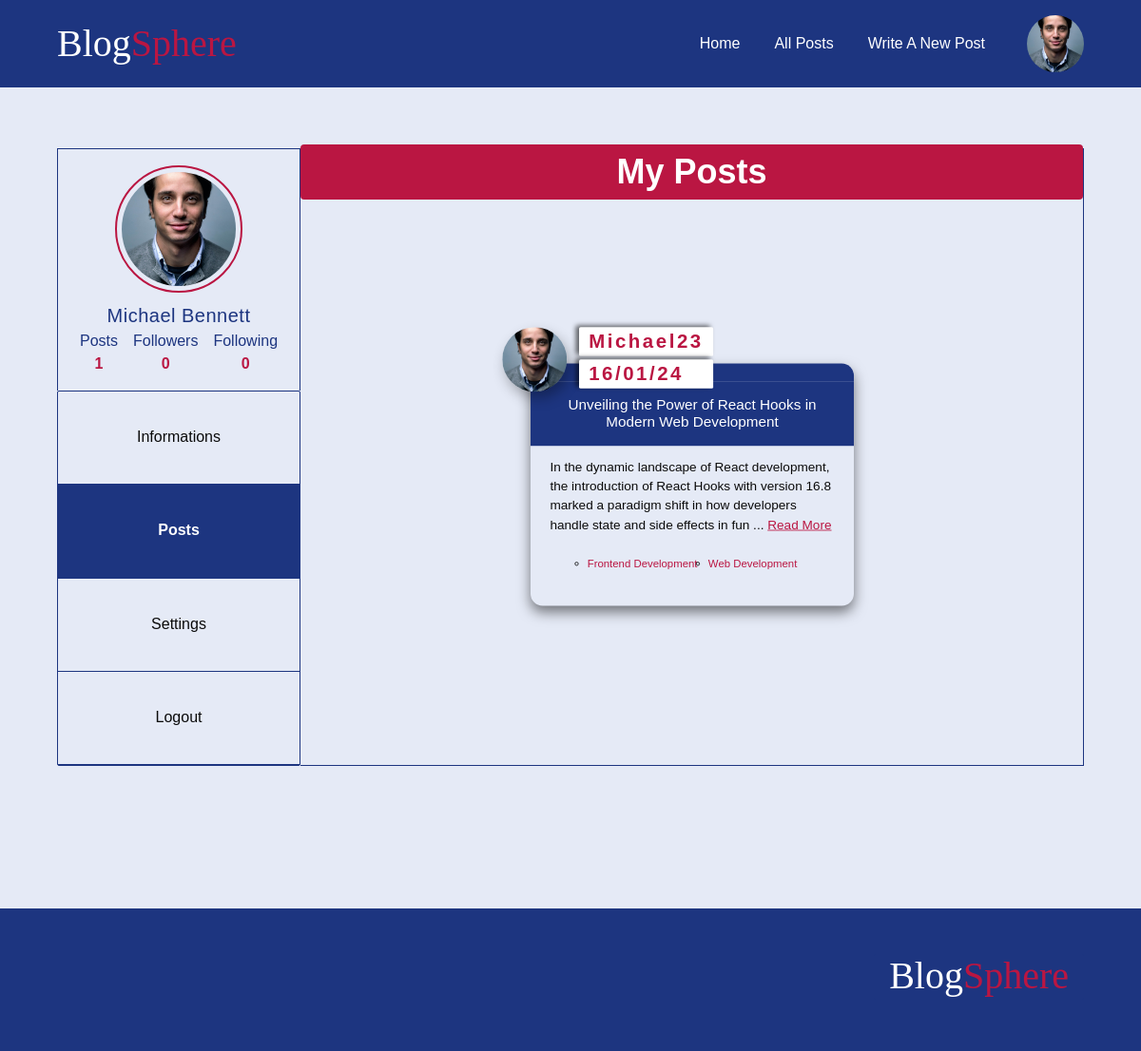
The app's page /account/MyProfile/?tab=posts (signed in), older data.
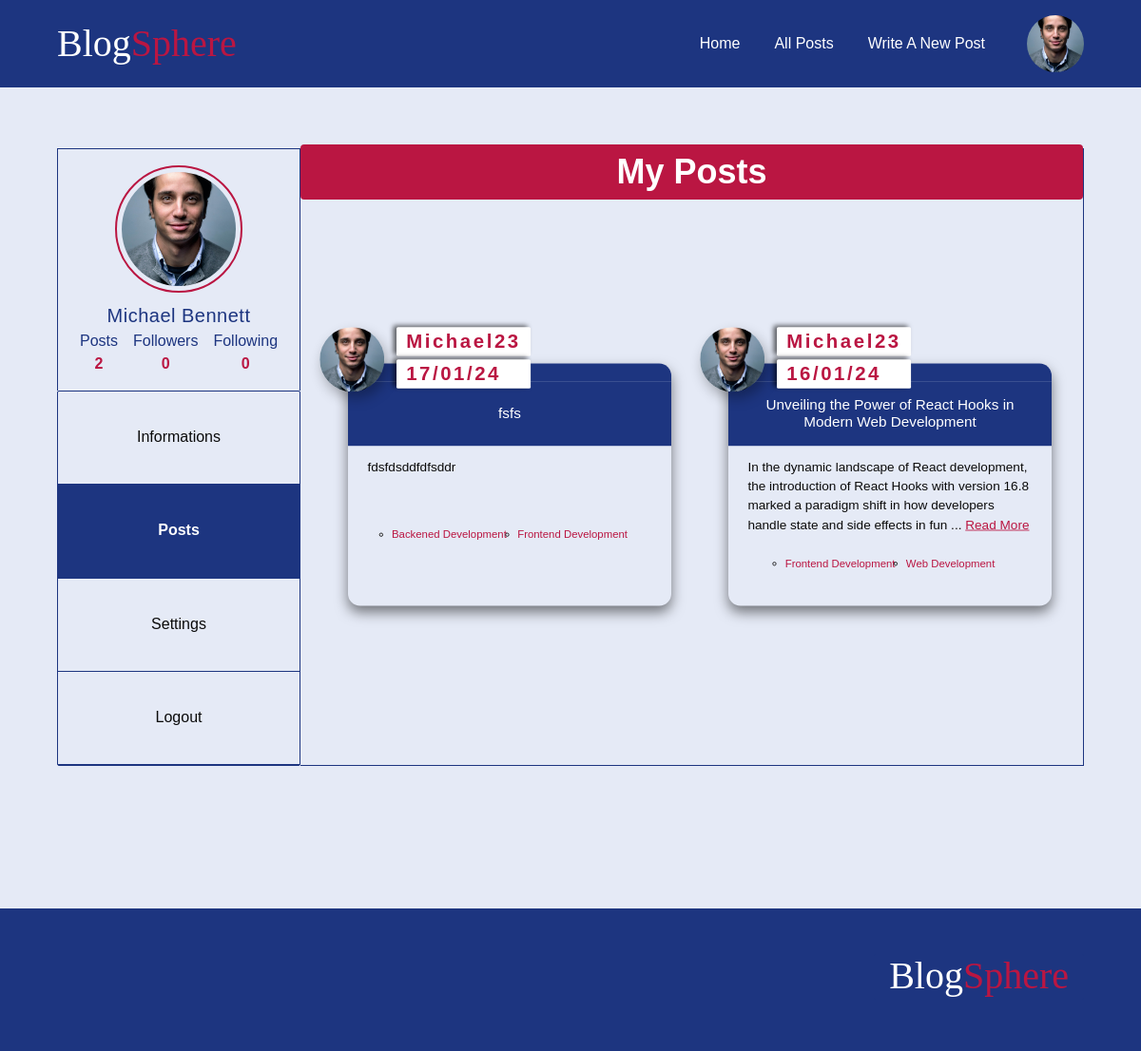
The same page, newer data.
### blog/models.py (models this page shows, shortened)
class Navigation(models.Model):
    text= models.CharField(max_length=100)
    destination= models.CharField(max_length=100)

class Post(models.Model):
    title = models.CharField(max_length=100)
    author = models.ForeignKey(User,  on_delete=models.CASCADE)
    body = models.TextField()
    created_at = models.DateField(auto_now=True)
    tags = models.ManyToManyField(Tag)
    slug = models.SlugField(unique=True, editable= False, blank= True, db_index=True, default='')
    comments = models.ManyToManyField('Comment')
    class Meta:
        ordering = ['-created_at']

class Tag(models.Model):
    name = models.CharField(max_length=100)
    def __str__(self):
        return f'{self.name}'

### accounts/models.py (models this page shows, shortened)
class Profile(models.Model):
    MALE = 'M'
    FEMALE = 'F'
    OTHER = 'O'
    GENDER_CHOICES = [
        (MALE, 'Male'),
        (FEMALE, 'Female'),
        (OTHER, 'Other'),
    ]
    user = models.OneToOneField(User, on_delete=models.CASCADE)
    bio = models.TextField(blank=True,null=True,  max_length = 400)
    profile_pic = models.ImageField( blank=True, null=True)
    gender = models.CharField(null=True,  max_length=1,choices=GENDER_CHOICES, default= MALE)
    birthday = models.DateField(null=True, blank = True, default=default_date)
    job = models.CharField(blank=True, null=True,  max_length = 400)
    first_name = models.CharField(null=True, blank=True, max_length=100)
    last_name = models.CharField(null=True, blank=True, max_length=100)
    email = models.EmailField(null=True, blank=True,  max_length=254)
    full_name = models.CharField(null=True, max_length = 200, blank= True)
    country = models.CharField(null=True, blank=True, max_length=100)
    city = models.CharField(null=True, blank=True, max_length=100)
    following = models.ManyToManyField('self',symmetrical=False, blank=True)
    followers = models.ManyToManyField("self", related_name="followed_by", symmetrical=False, blank=True)
    comments = models.ManyToManyField(Comment,related_name='user_comments')

### accounts/views.py (the view)
# urls.py: path('MyProfile/', views.myProfile, name='editProfile'),
def myProfile(request):
     tab = request.GET.get('tab')
     user_profile = Profile.objects.get(user = request.user)
     user = User.objects.get(id = request.user.id)
     my_posts = Post.objects.filter(author = user)
     if request.method == "POST":
        form = UserForm(request.POST, instance=user_profile)
        if form.is_valid():
            user_profile.first_name = form.cleaned_data['first_name']
            user_profile.last_name = form.cleaned_data['last_name']
            user_profile.email = form.cleaned_data['email']
            form.save()
            messages.success(request, 'Profile updated successfully', extra_tags='update-profile')
            return redirect('home')
        else:
           return render(request, 'account/myProfile.html', {'form': form, 'tab': tab, 'my_posts': my_posts, 'user_profile': user_profile})
     else:
        form = UserForm(instance=user_profile)
     context ={
         'form': form,
         'tab': tab,
         "my_posts": my_posts,
         "user_profile": user_profile
     }
     return render(request, 'account/myProfile.html', context)

### blog/context_processors.py (called while the page is built)
def render_Nav_processor(request):
  if request.user.is_authenticated:
    navigation_links = Navigation.objects.exclude(destination = 'login')
  else:
    navigation_links = Navigation.objects.exclude(destination = 'logout').exclude(destination = 'editProfile')
  return  {
        'nav_links': navigation_links
    }

### accounts/templates/account/myProfile.html (shortened to what this page needs)
{% extends "layout.html" %}
{% load static %}
{% block style %}
<link rel="stylesheet" href="{% static 'otherUserProfile.css'%}">
<link rel="stylesheet" href="{% static 'myProfile.css'%}">
<link rel="stylesheet" href="{% static 'article.css' %}">
{% endblock style %}
{% block content %}
<section class="user-profile">
   <div class="user-settings">
<div class="user-image-container">
{% if user_profile.profile_pic  %}
<img class="user-image" src="{{user_profile.profile_pic.url}}" alt="User's profile picture">
{% else %}
<img class="no-picture" src="{% static 'images/no-profile-picture.svg' %}" alt="">
{% endif %}
{% if user_profile.first_name and user_profile.last_name %}
<span class="user-fullname">
   {{user_profile.first_name}} {{user_profile.last_name}}
  </span>
   {% else %}
   <span class="user-fullname">
   {{request.user}}
   </span>
      {% endif %}
<div>
  <div role="table" class="table">
    <div role="row" class="col">
        <div role="columnheader" class="th">Posts</div>
        <div  role="cell" class="td">{{ user_profile.user.post_set.all.count }}</div>
    </div>
    <div role="row" class="col">
        <div role="columnheader" class="th">Followers</div>
        <div  role="cell" class="td">{{ user_profile.followers.count }}</div>
    </div>
    <div role="col" class="col">
        <div role="columnheader" class="th">Following</div>
        <div  role="cell" class="td">{{user_profile.following.count}}</div>
    </div>
   </div>
  </div>
</div>
 <ul class="settings-list">
  <li><a class="{% if tab == 'informations' %} tab-active {% endif %}" href="{% url 'editProfile' %}?tab=informations">Informations</a></li>
   <li><a class="{% if tab == 'posts' %} tab-active {% endif %}" href="{% url 'editProfile' %}?tab=posts">Posts</a></li>
   <li><a class="{% if tab == 'settings' %} tab-active {% endif %}" href="{% url 'editProfile' %}?tab=settings">Settings</a></li>
   <li><a  href="{% url 'logout' %}">Logout</a></li>
 </ul>
</div>
<section class="user-information">
    {% if tab == 'posts' %}
    <h1 class="tab-heading">My Posts </h1>
      {% include "account/components/myProfile/posts.html" %}
    {% endif %}
</section>
</section>
{% endblock content %}

### templates/components/header.html (shortened to what this page needs)
{% load static%}
{% block style %}
<link rel="stylesheet" href="{% static "header.css"%}">
<link rel="stylesheet" href="{% static "article.css"%}">
{% endblock  %}
<header class="nav-header" >
    <div class="container header">
      <div>
       <span class="logo">Blog<span class="brand-accent">Sphere
    </div><nav >
    <ul class="nav">
     {% for link in nav_links %}
       <li>
        <a href="{% url link.destination %}">{{ link.text | title }}</a>
       </li>
       {% endfor %}
       {% if request.user.profile %}
       <button id="profile-pic" >
        {% if request.user.profile.profile_pic %}
        <img class="profile-picture header-picture" src="{{ request.user.profile.profile_pic.url }}" alt="Profile Picture">
     {% endif %}
    </button>{% endif %}
    </ul>
</nav>
</div>
</header>

### templates/components/article.html (shortened to what this page needs)
{% load static %}
<li class="post ">
    <header class="author">
        {% if post.author != request.user %}
         <a href="{% url 'user-profile' username=post.author tab='informations' %}">
            {% else %}
            <a href="{% url 'editProfile' %}?tab=informations">
       {% endif %}
       {% if post.author.profile.profile_pic %}
       <img class="profile-picture" src="{{ post.author.profile.profile_pic.url }}" alt="Profile Picture">
{% else %}
            <img class="no-picture" src="{% static 'images/no-profile-picture.svg' %}" alt="">
            {% endif%}
        </a>
            <div class="author-post__details">
                {% if post.author == request.user  %}
                <a href="{% url 'editProfile' %}?tab=informations">
                    <span class="author-post__details-name">{{post.author.username}}</span> </a>{% endif %}
                    <span class="author-post__details-date">{{post.created_at|date:"d/m/y"}}</span></div>
                </header>
                <a href="{% url 'post' post.slug %}">
        <div class="title-container">
            <h3 class="post-title">{{ post.title }}</h3>
        </div>
        <div class="content">
            <p class="post-content">
                {{ post.body|slice:":175" }}
                {% if post.body|length > 175 %}
                ... <a class="read_more" href="{% url 'post' post.slug %}">Read More</a>
                {% endif %}
            </p>
        </a>
            <div class="row">
                <ul class="tags">
                    {% for tag in post.tags.all %}
                        <li><a href="{% url 'posts'%}?tag={{tag}}" class="tag"> {{tag}}</a></li>
                    {% endfor %}
                </ul>
            </div>
    </li>

Row changes from the older to the newer data that the page shows:
computed for Profile "Michael": user.post_set.all.count "1" → "2"
added Post: author.profile.profile_pic (picture), author.username "Michael23", created_at "17/01/24", title "fsfs", body "fdsfdsddfdfsddr", Tag (name "Frontend Development")
now on this page (row unchanged): Tag: name "Backened Development", shown under "Michael23"
